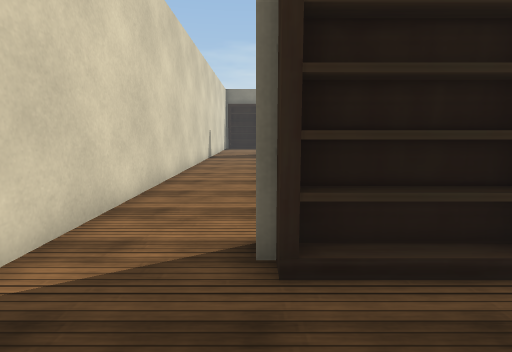
view 1 (above)

18 first-person views from a walk through a Unity game level. The camera is 1.3 m above the floor, tilts 8° down and sees 80° across. The floor is counted in squares, 1 m on a side. Each view is taken from the middle of a square. On the plan, view 1 faces up. The plan holds only what a view shows up to about 14 squares ahead; the rest is blank. Some surface patterns are stand-ins.

view 2
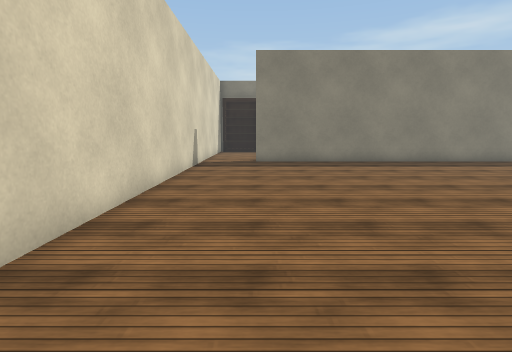

view 3
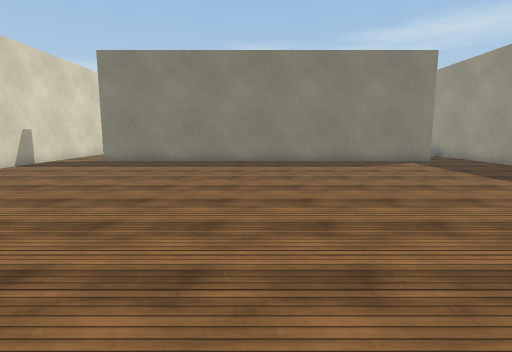

view 4
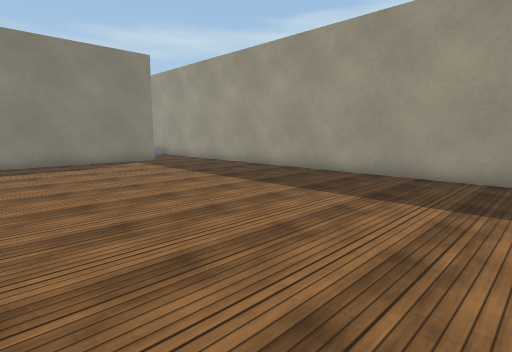

view 5
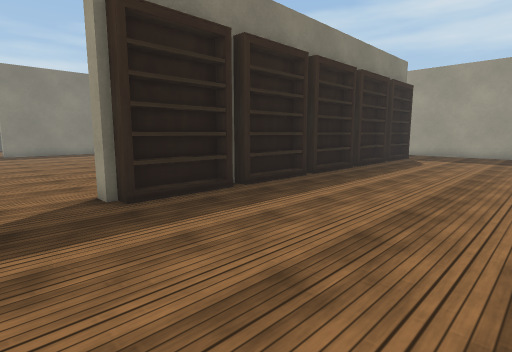

view 6
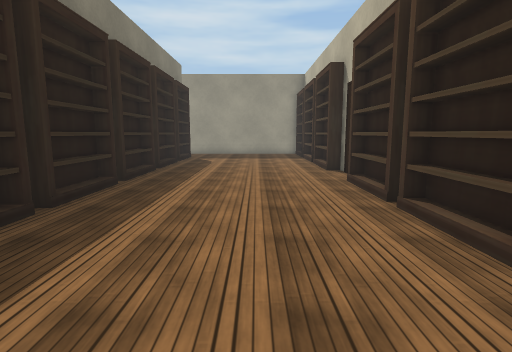

view 7
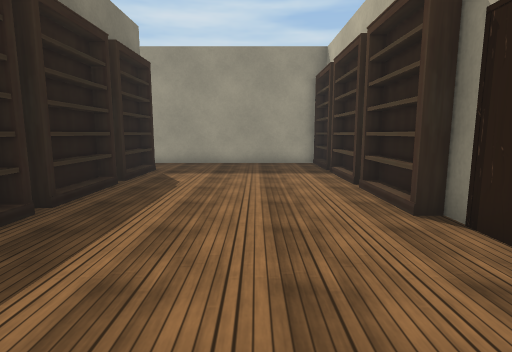

view 8
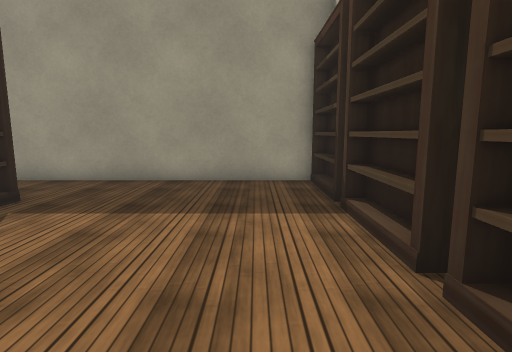

view 9
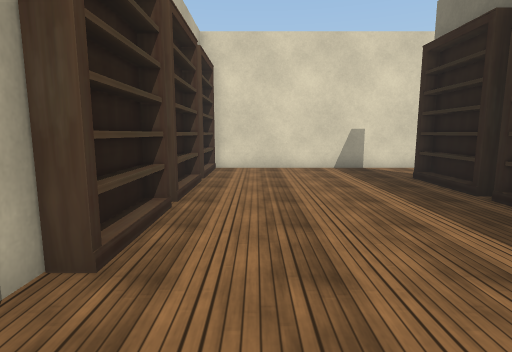

view 10
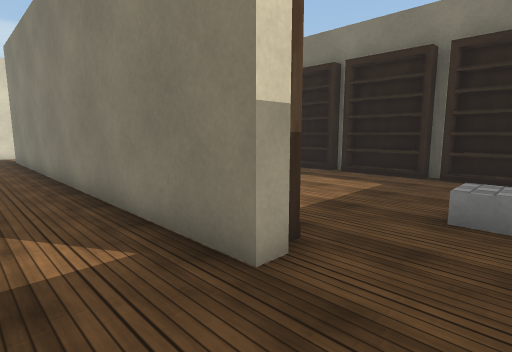

view 11
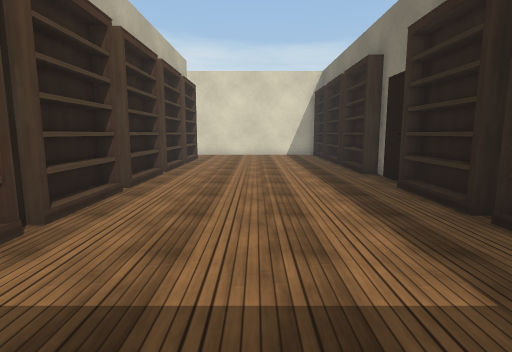

view 12
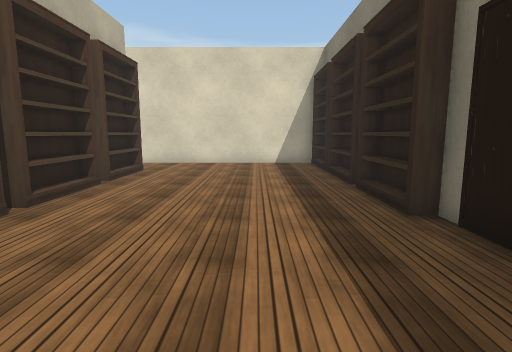

view 13
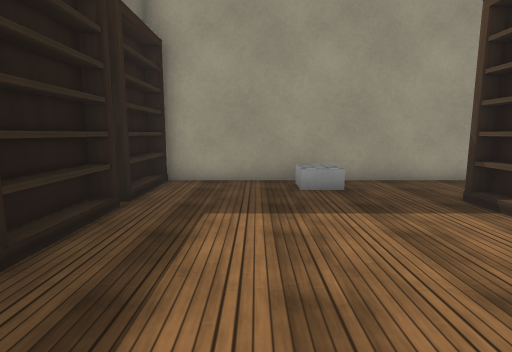

view 14
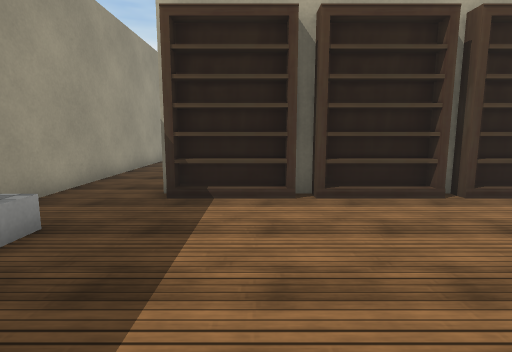

view 15
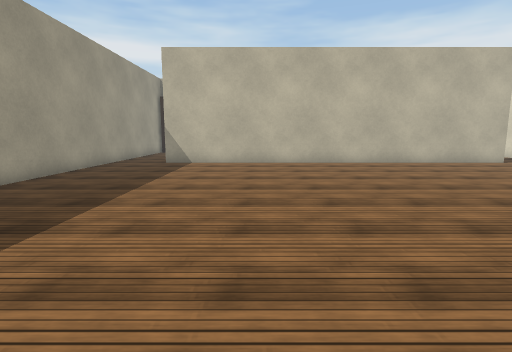

view 16
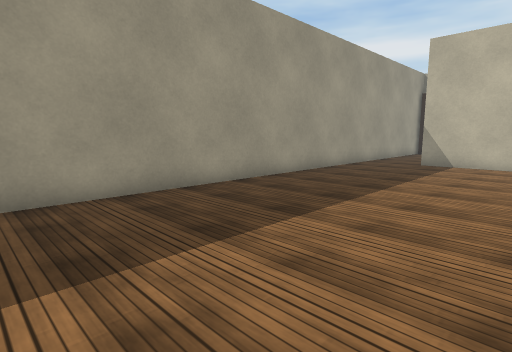

view 17
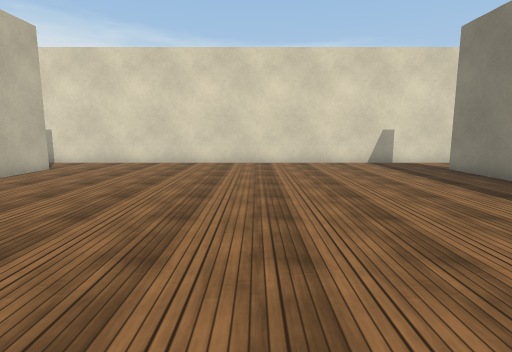

view 18
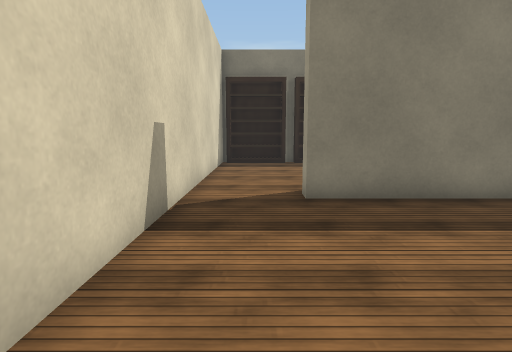

### Floor plan
Key: @ floor where view 1 was taken; # wall or solid block; . floor; B bookshelf; O other object.
Columns run from 3 left of view 1 to 18 right of it. Each row starts with its distance up from view 1.
 26 ##B##B##B####B##B##B##
 25 #....................#
 24 #....................#
 23 #....................#
 22 #....................#
 21 #..................O.#
 20 #....................#
 19 #..BBB#BB#BB#BB#BBB..#
 18 #..################..#
 17 #....................#
 16 #....................#
 15 #....................#
 14 #....................#
 13 #....................#
 12 #....................#
 11 #....................#
 10 #....................#
  9 #....................#
  8 #....................#
  7 #....................#
  6 #....................#
  5 #....................#
  4 #....................#
  3 #...BB##B#B##B##BB#..#
  2 #....................#
  1 #....................#
  0 #..@.................#
 -1 #....................#
 -2 #....................#
 -3 #....................#
 -4 ##B##B##B####B##B##B##

Where each view was taken, in squares from view 1:
view 1: 0 up, 0 right, facing up
view 2: 4 up, 0 right, facing up
view 3: 4 up, 7 right, facing up
view 4: 4 up, 8 right, facing up-right
view 5: 3 down, 2 left, facing up-right
view 6: 1 down, 2 left, facing right
view 7: 1 down, 4 right, facing right
view 8: 2 down, 9 right, facing right
view 9: 2 down, 9 right, facing left
view 10: 16 up, 17 right, facing up-left
view 11: 22 up, 16 right, facing left
view 12: 23 up, 11 right, facing left
view 13: 23 up, 9 right, facing right
view 14: 25 up, 13 right, facing down
view 15: 17 up, 11 right, facing down
view 16: 17 up, 11 right, facing down-right
view 17: 11 up, 11 right, facing left
view 18: 12 up, 1 left, facing up
